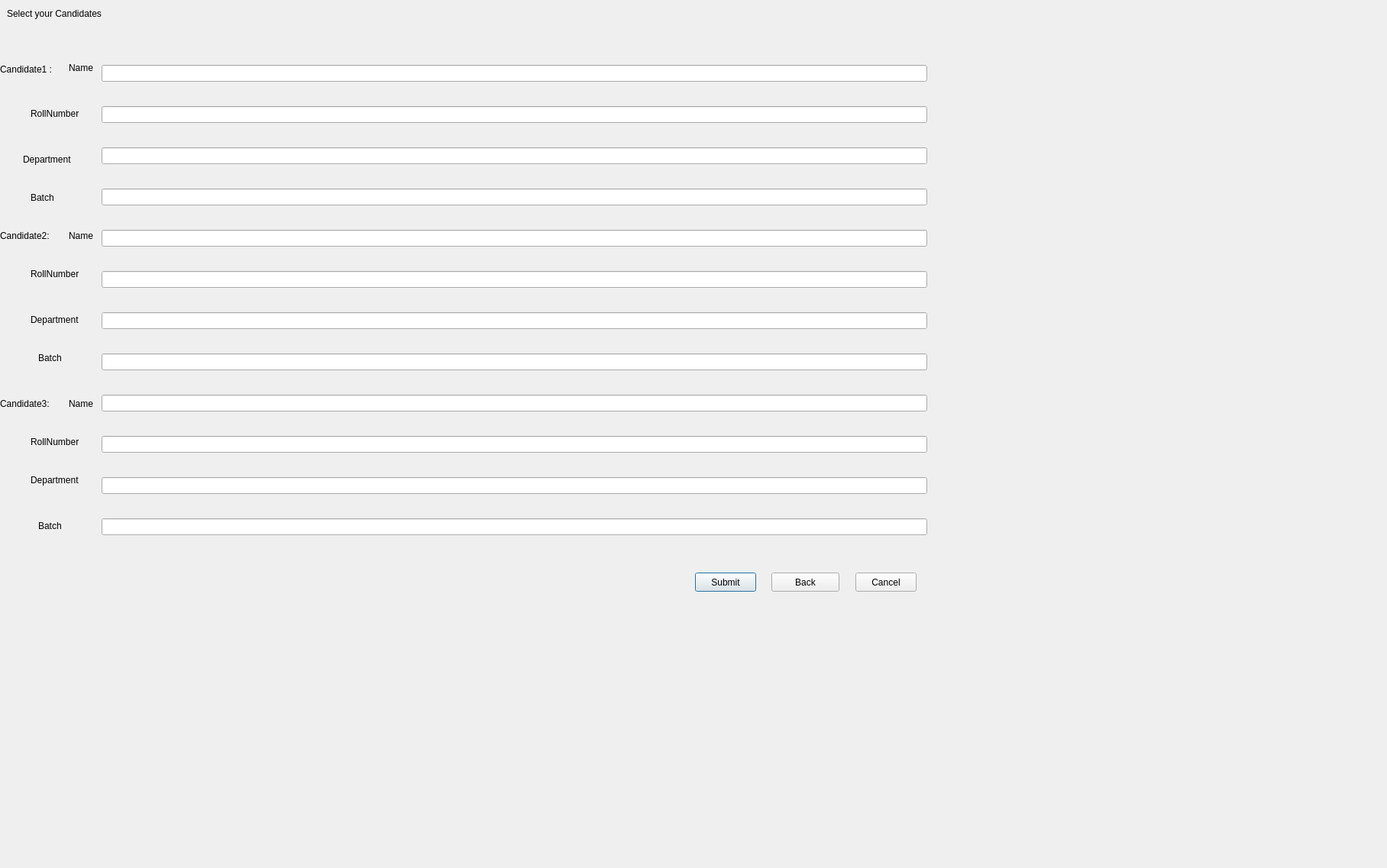
<?xml version="1.0" encoding="UTF-8"?>
<ui version="4.0">
 <class>CandidatesInformationInput</class>
 <widget class="QDialog" name="CandidatesInformationInput">
  <property name="geometry">
   <rect>
    <x>0</x>
    <y>0</y>
    <width>1816</width>
    <height>1137</height>
   </rect>
  </property>
  <property name="windowTitle">
   <string>Dialog</string>
  </property>
  <widget class="QLabel" name="label">
   <property name="geometry">
    <rect>
     <x>0</x>
     <y>80</y>
     <width>91</width>
     <height>21</height>
    </rect>
   </property>
   <property name="text">
    <string>Candidate1 :</string>
   </property>
  </widget>
  <widget class="QLabel" name="label_2">
   <property name="geometry">
    <rect>
     <x>0</x>
     <y>300</y>
     <width>82</width>
     <height>17</height>
    </rect>
   </property>
   <property name="text">
    <string>Candidate2:</string>
   </property>
  </widget>
  <widget class="QPushButton" name="pushButton">
   <property name="geometry">
    <rect>
     <x>910</x>
     <y>750</y>
     <width>80</width>
     <height>25</height>
    </rect>
   </property>
   <property name="text">
    <string>Submit</string>
   </property>
  </widget>
  <widget class="QPushButton" name="pushButton_2">
   <property name="geometry">
    <rect>
     <x>1120</x>
     <y>750</y>
     <width>80</width>
     <height>25</height>
    </rect>
   </property>
   <property name="text">
    <string>Cancel</string>
   </property>
  </widget>
  <widget class="QLabel" name="label_3">
   <property name="geometry">
    <rect>
     <x>0</x>
     <y>520</y>
     <width>82</width>
     <height>17</height>
    </rect>
   </property>
   <property name="text">
    <string>Candidate3:</string>
   </property>
  </widget>
  <widget class="QLabel" name="label_4">
   <property name="geometry">
    <rect>
     <x>9</x>
     <y>9</y>
     <width>156</width>
     <height>17</height>
    </rect>
   </property>
   <property name="text">
    <string>Select your Candidates</string>
   </property>
  </widget>
  <widget class="QLabel" name="label_5">
   <property name="geometry">
    <rect>
     <x>90</x>
     <y>80</y>
     <width>41</width>
     <height>17</height>
    </rect>
   </property>
   <property name="text">
    <string>Name</string>
   </property>
  </widget>
  <widget class="QLabel" name="label_6">
   <property name="geometry">
    <rect>
     <x>40</x>
     <y>140</y>
     <width>82</width>
     <height>17</height>
    </rect>
   </property>
   <property name="text">
    <string>RollNumber</string>
   </property>
  </widget>
  <widget class="QLabel" name="label_7">
   <property name="geometry">
    <rect>
     <x>30</x>
     <y>200</y>
     <width>84</width>
     <height>17</height>
    </rect>
   </property>
   <property name="text">
    <string>Department</string>
   </property>
  </widget>
  <widget class="QLabel" name="label_8">
   <property name="geometry">
    <rect>
     <x>90</x>
     <y>300</y>
     <width>41</width>
     <height>17</height>
    </rect>
   </property>
   <property name="text">
    <string>Name</string>
   </property>
  </widget>
  <widget class="QLabel" name="label_9">
   <property name="geometry">
    <rect>
     <x>40</x>
     <y>350</y>
     <width>82</width>
     <height>17</height>
    </rect>
   </property>
   <property name="text">
    <string>RollNumber</string>
   </property>
  </widget>
  <widget class="QLabel" name="label_10">
   <property name="geometry">
    <rect>
     <x>40</x>
     <y>410</y>
     <width>84</width>
     <height>17</height>
    </rect>
   </property>
   <property name="text">
    <string>Department</string>
   </property>
  </widget>
  <widget class="QLabel" name="label_11">
   <property name="geometry">
    <rect>
     <x>90</x>
     <y>520</y>
     <width>41</width>
     <height>17</height>
    </rect>
   </property>
   <property name="text">
    <string>Name</string>
   </property>
  </widget>
  <widget class="QLabel" name="label_12">
   <property name="geometry">
    <rect>
     <x>40</x>
     <y>570</y>
     <width>82</width>
     <height>17</height>
    </rect>
   </property>
   <property name="text">
    <string>RollNumber</string>
   </property>
  </widget>
  <widget class="QLabel" name="label_13">
   <property name="geometry">
    <rect>
     <x>40</x>
     <y>620</y>
     <width>84</width>
     <height>17</height>
    </rect>
   </property>
   <property name="text">
    <string>Department</string>
   </property>
  </widget>
  <widget class="QWidget" name="gridLayoutWidget">
   <property name="geometry">
    <rect>
     <x>133</x>
     <y>59</y>
     <width>1081</width>
     <height>671</height>
    </rect>
   </property>
   <layout class="QGridLayout" name="gridLayout">
    <item row="0" column="0">
     <widget class="QLineEdit" name="Candidate1Name"/>
    </item>
    <item row="1" column="0">
     <widget class="QLineEdit" name="Candidate1RollNumber"/>
    </item>
    <item row="2" column="0">
     <widget class="QLineEdit" name="Candidate1Department"/>
    </item>
    <item row="4" column="0">
     <widget class="QLineEdit" name="Candidate2Name"/>
    </item>
    <item row="14" column="0">
     <widget class="QLineEdit" name="Candidate3Batch"/>
    </item>
    <item row="9" column="0">
     <widget class="QLineEdit" name="Candidate2Batch"/>
    </item>
    <item row="3" column="0">
     <widget class="QLineEdit" name="Candidate1Batch"/>
    </item>
    <item row="12" column="0">
     <widget class="QLineEdit" name="Candidate3RollNumber"/>
    </item>
    <item row="7" column="0">
     <widget class="QLineEdit" name="Candidate2RollNumber"/>
    </item>
    <item row="13" column="0">
     <widget class="QLineEdit" name="Candidate3Department"/>
    </item>
    <item row="11" column="0">
     <widget class="QLineEdit" name="Candidate3Name"/>
    </item>
    <item row="8" column="0">
     <widget class="QLineEdit" name="Candidate2Department"/>
    </item>
   </layout>
  </widget>
  <widget class="QLabel" name="label_14">
   <property name="geometry">
    <rect>
     <x>40</x>
     <y>250</y>
     <width>67</width>
     <height>17</height>
    </rect>
   </property>
   <property name="text">
    <string>Batch</string>
   </property>
  </widget>
  <widget class="QLabel" name="label_15">
   <property name="geometry">
    <rect>
     <x>50</x>
     <y>460</y>
     <width>67</width>
     <height>17</height>
    </rect>
   </property>
   <property name="text">
    <string>Batch</string>
   </property>
  </widget>
  <widget class="QLabel" name="label_16">
   <property name="geometry">
    <rect>
     <x>50</x>
     <y>680</y>
     <width>67</width>
     <height>17</height>
    </rect>
   </property>
   <property name="text">
    <string>Batch</string>
   </property>
  </widget>
  <widget class="QPushButton" name="pushButton_3">
   <property name="geometry">
    <rect>
     <x>1010</x>
     <y>750</y>
     <width>89</width>
     <height>25</height>
    </rect>
   </property>
   <property name="text">
    <string>Back</string>
   </property>
  </widget>
 </widget>
 <resources/>
 <connections>
  <connection>
   <sender>pushButton_2</sender>
   <signal>clicked()</signal>
   <receiver>CandidatesInformationInput</receiver>
   <slot>close()</slot>
   <hints>
    <hint type="sourcelabel">
     <x>926</x>
     <y>594</y>
    </hint>
    <hint type="destinationlabel">
     <x>1046</x>
     <y>633</y>
    </hint>
   </hints>
  </connection>
 </connections>
</ui>
